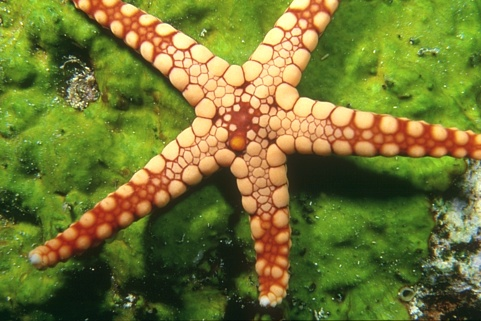
%> input picture SmartWindows/Matlab/12003.jpg, 481 x 321 px
$ octave --eval "result = compGrad2(imread('12003.jpg'));"   (GNU Octave 9; MATLAB toolbox functions it lacks are replaced by stand-ins)
%> lines starting %> are read from the running program, lines starting %| are printed output that depends on the picture
function gradmag = compGrad2( inputimg )
%COMPGRAD Summary of this function goes here
%   Detailed explanation goes here
%  use matlab normal gradient function

verbose = 0;

sz = size(inputimg);
%> sz = [321 481 3]
if length(sz) == 3
    grayimg = rgb2gray(inputimg);
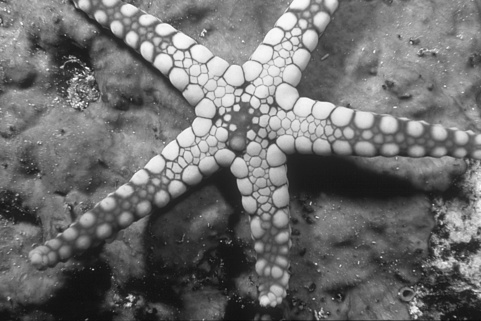
%> grayimg: size 321x481 uint8; min 10, max 251, mean 109.5
else
    grayimg = inputimg;
end

[gradmag, graddir] = imgradient(grayimg, 'sobel');
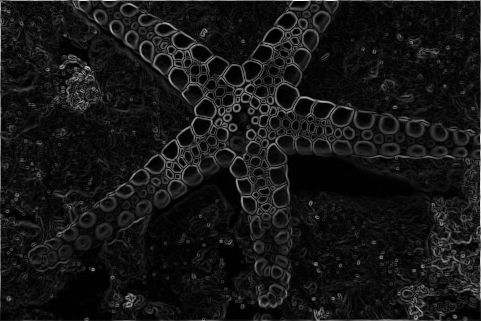
%> gradmag: size 321x481 double; min 0, max 998, mean 86.8; drawn with min black and max white
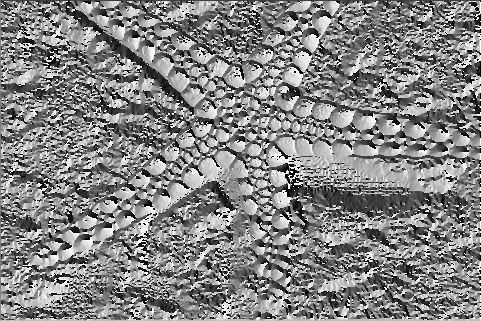
%> graddir: size 321x481 double; min -180, max 179.9, mean 6.5; drawn with min black and max white

if verbose == 1

figure
subplot(1, 3, 1)
imshow(inputimg,[]), title('input image')
colormap jet
colorbar
hold on
subplot(1, 3, 2)
imshow(gradmag, []), title('Gradient magnitude')
colormap jet
colorbar
hold on
subplot(1, 3, 3)
imshow(graddir, []), title('Gradient direction')
hold on

colormap jet
colorbar

end


end

$ run again, on SmartWindows/Matlab/15004.jpg
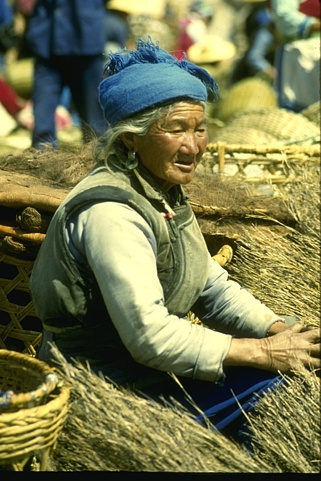
%> input picture SmartWindows/Matlab/15004.jpg, 321 x 481 px
%> in compGrad2, `[gradmag, graddir] = imgradient(grayimg, 'sobel');`:
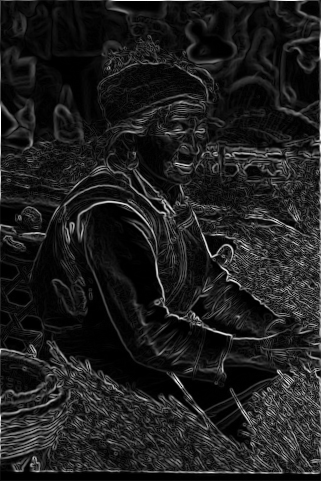
%> gradmag: size 481x321 double; min 0, max 992, mean 119.4; drawn with min black and max white
%> in compGrad2, `[gradmag, graddir] = imgradient(grayimg, 'sobel');`:
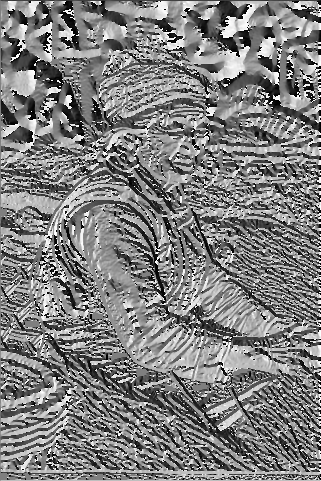
%> graddir: size 481x321 double; min -180, max 179.9, mean -0.1; drawn with min black and max white

$ run again, on SmartWindows/Matlab/15088.jpg
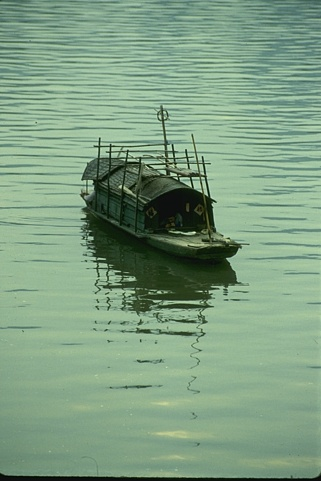
%> input picture SmartWindows/Matlab/15088.jpg, 321 x 481 px
%> in compGrad2, `[gradmag, graddir] = imgradient(grayimg, 'sobel');`:
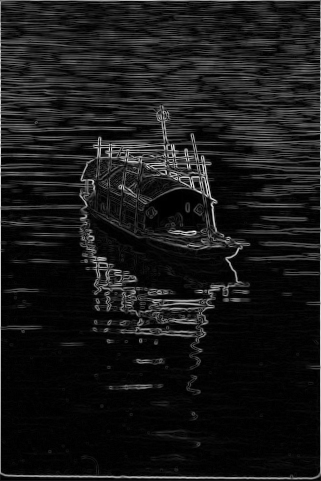
%> gradmag: size 481x321 double; min 0, max 847.7, mean 82.9; drawn with min black and max white
%> in compGrad2, `[gradmag, graddir] = imgradient(grayimg, 'sobel');`:
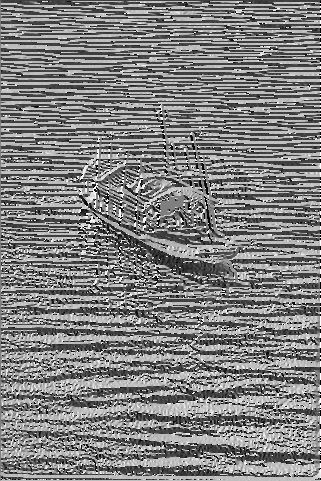
%> graddir: size 481x321 double; min -180, max 179.9, mean 1.5; drawn with min black and max white

$ run again, on SmartWindows/Matlab/22090.jpg
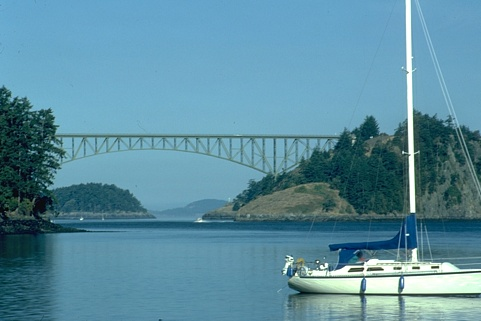
%> input picture SmartWindows/Matlab/22090.jpg, 481 x 321 px
%> in compGrad2, `[gradmag, graddir] = imgradient(grayimg, 'sobel');`:
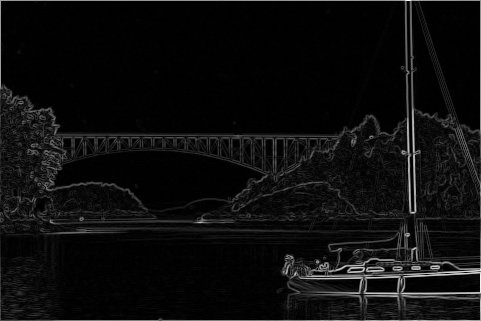
%> gradmag: size 321x481 double; min 0, max 1014, mean 54.4; drawn with min black and max white
%> in compGrad2, `[gradmag, graddir] = imgradient(grayimg, 'sobel');`:
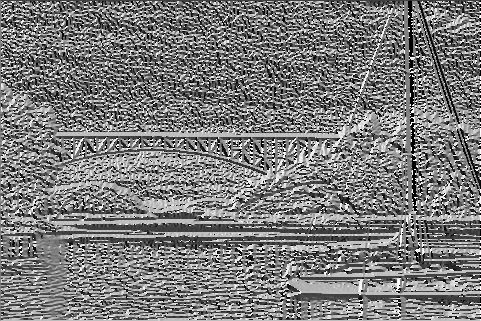
%> graddir: size 321x481 double; min -180, max 179.9, mean -5.7; drawn with min black and max white
